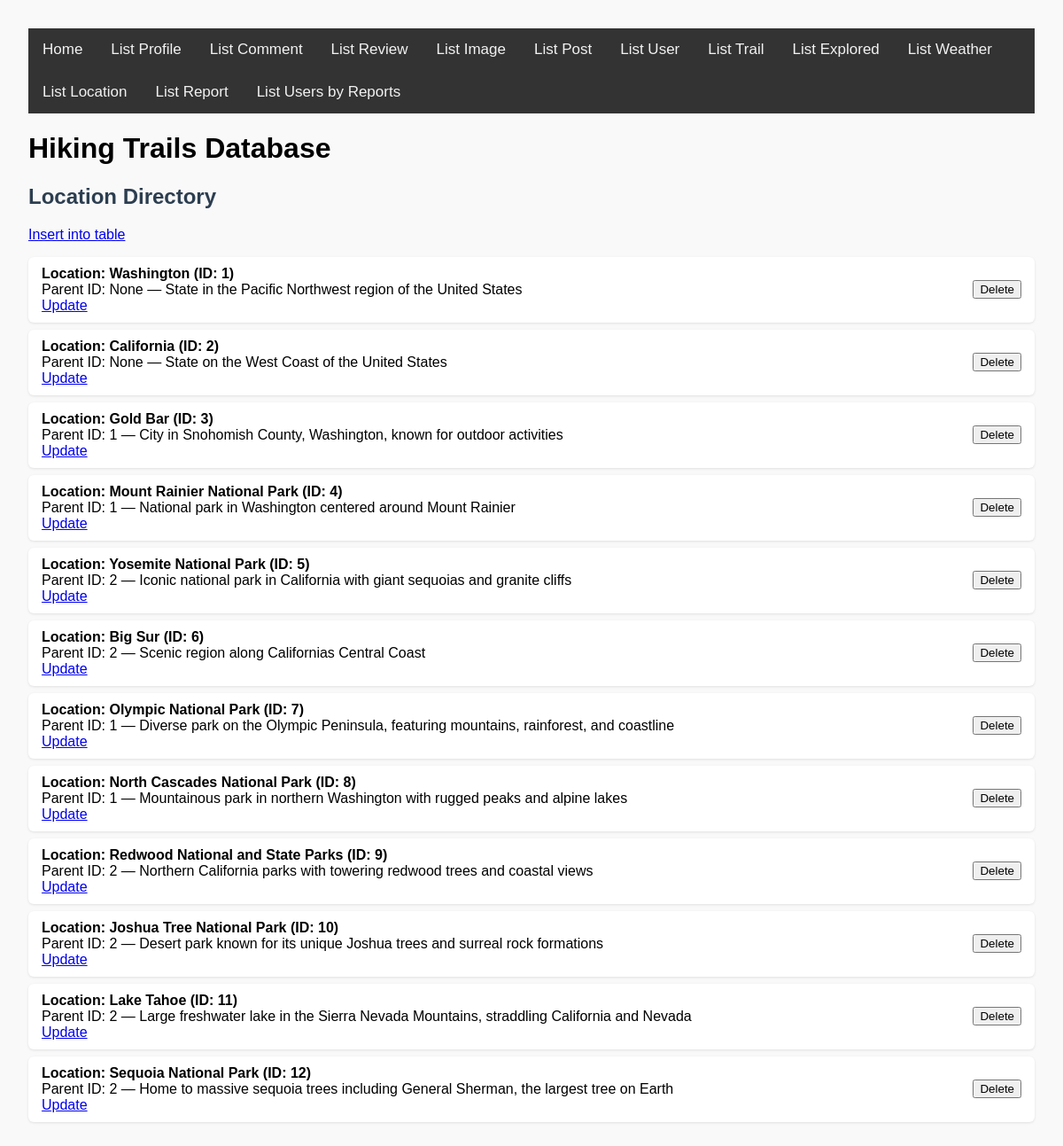
The page /list_location.php on the database its author committed.
### tables this page shows
CREATE TABLE `location` (
  `LocationID` int(11) NOT NULL AUTO_INCREMENT PRIMARY KEY,
  `ParentLocationID` int(11) default NULL,
  `Name` text NOT NULL,
  `Description` text NOT NULL,
  FOREIGN KEY (`ParentLocationID`) REFERENCES `location`(`LocationID`) ON DELETE CASCADE
);

### list_location.php (the view, shortened to what this page needs)
<?php
require_once 'render.php';
?>
<!DOCTYPE html>
<html lang="en">
<head>
    <link rel="stylesheet" href="base.css">
</head>
<body>
<?php require_once 'header.inc.php'; ?>
<div>
    <h2>Location Directory</h2>
    <a href="./insert.php?table=location">Insert into table</a>
    <?php
    $conn = new mysqli($servername, $username, $password, $database, $port, $socket);
    $sql = "SELECT LocationID, ParentLocationID, Name, Description FROM location";
    $stmt = $conn->prepare($sql);
    $stmt->execute();
    $location_id = $parent_location_id = $name = $description = null;
    render_rows(
        $stmt,
        function ($location_id, $parent_location_id, $name, $description) {
            $title = get_row_title("Location: $name (ID: $location_id)");
            $sub = get_row_sub("Parent ID: " . ($parent_location_id ?? "None") . " — $description");
            $edit_link = "<a href='update_location.php?location_id=$location_id' class='edit-link'>Update</a>";
            return "$title<br>$sub<br>$edit_link";
        },
        "LocationID",
        "location",
        false,
        $location_id, $parent_location_id, $name, $description
    );
    ?>
</div>
</body>
</html>

### render.php (shortened to what this page needs)
<?php
function render_rows(
    mysqli_stmt $stmt,
    callable $get_row_func,
    string $primary_key_column,
    string $table_name,
    bool $is_composite = false,
    &$bound_var,
    &...$bound_vars
): void {
    $stmt->execute();
    $stmt->bind_result($bound_var, ...$bound_vars);
    $rows = [];
    while ($stmt->fetch()) {
        $row = [$bound_var];
        foreach ($bound_vars as $var) {
            $row[] = $var;
        }
        $rows[] = $row;
    }
    echo "<ul class='row-list'>";
    foreach ($rows as $row_data) {
        $clean_var = htmlspecialchars($row_data[0]);
        $form_fields = "";
        $row_id = $clean_var;
        echo "<li style='display: flex; justify-content: space-between; align-items: center; flex-direction: row;'>
            <div>" . $get_row_func(...$row_data) . "</div>";
        if (!empty($primary_key_column)) {
            echo "<form method='POST' style='margin-left: 1em;' onsubmit=\"return confirm('Delete this row?');\">
                <input type='hidden' name='row_id' value='" . $row_id . "'>
                <input type='hidden' name='table' value='" . $table_name . "'>
                $form_fields
                <button type='submit' class='delete-btn'>Delete</button>
            </form>";
        }
        echo "</li>";
    }
    echo "</ul>";
}
function get_row_title(string $column_data): string {
    return "<strong>" . $column_data . "</strong>";
}
function get_row_sub(string $column_data): string {
    return  $column_data;
}
?>

### base.css (style rules this page uses)
body { font-family: Arial, sans-serif; margin: 2em; background-color: #f9f9f9; }
h2 { color: #2c3e50; }
ul.row-list { list-style: none; padding: 0; }
ul.row-list li, .insert-input-div { background: #ffffff; padding: 10px 15px; margin: 8px 0; border-radius: 6px; box-shadow: 0 1px 3px rgba(0, 0, 0, 0.1); }

### rows shown on the page
location: column_data "Location: Washington (ID: 1)", sub "Parent ID: None — State in the Pacific Northwest region of the United States"
location: column_data "Location: California (ID: 2)", sub "Parent ID: None — State on the West Coast of the United States"
location: column_data "Location: Gold Bar (ID: 3)", sub "Parent ID: 1 — City in Snohomish County, Washington, known for outdoor activities"
location: column_data "Location: Mount Rainier National Park (ID: 4)", sub "Parent ID: 1 — National park in Washington centered around Mount Rainier"
location: column_data "Location: Yosemite National Park (ID: 5)", sub "Parent ID: 2 — Iconic national park in California with giant sequoias and granite cliffs"
location: column_data "Location: Big Sur (ID: 6)", sub "Parent ID: 2 — Scenic region along Californias Central Coast"
location: column_data "Location: Olympic National Park (ID: 7)", sub "Parent ID: 1 — Diverse park on the Olympic Peninsula, featuring mountains, rainforest, and coastline"
location: column_data "Location: North Cascades National Park (ID: 8)", sub "Parent ID: 1 — Mountainous park in northern Washington with rugged peaks and alpine lakes"
location: column_data "Location: Redwood National and State Parks (ID: 9)", sub "Parent ID: 2 — Northern California parks with towering redwood trees and coastal views"
location: column_data "Location: Joshua Tree National Park (ID: 10)", sub "Parent ID: 2 — Desert park known for its unique Joshua trees and surreal rock formations"
location: column_data "Location: Lake Tahoe (ID: 11)", sub "Parent ID: 2 — Large freshwater lake in the Sierra Nevada Mountains, straddling California and Nevada"
location: column_data "Location: Sequoia National Park (ID: 12)", sub "Parent ID: 2 — Home to massive sequoia trees including General Sherman, the largest tree on Earth"
